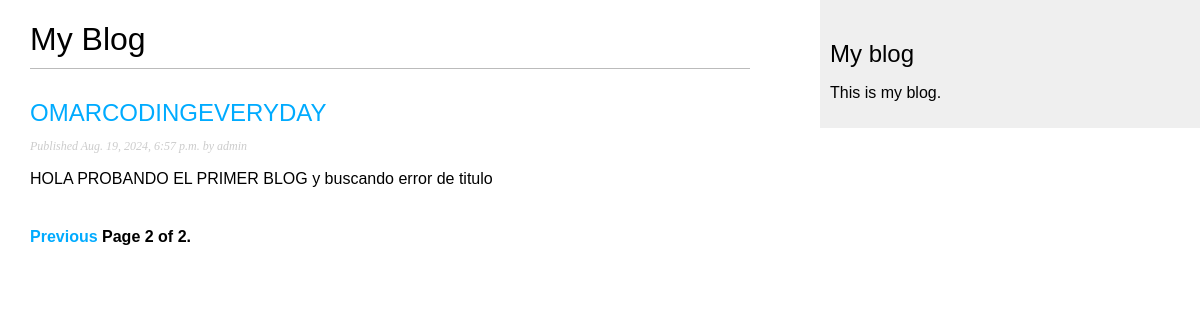
Screenshot of /blog/?page=2 with the database file from the repository.
### blog/models.py (models this page shows, shortened)
class Post(models.Model):
    tags = TaggableManager()
    class Status(models.TextChoices):
        DRAFT = 'DF', 'Draft'
        PUBLISHED = 'PB', 'Published'
    title = models.CharField(max_length=250)
    slug = models.SlugField(
        max_length=250,
        unique_for_date='publish'
    )
    author = models.ForeignKey(
        settings.AUTH_USER_MODEL,
        on_delete=models.CASCADE,
        related_name='blog_posts'
    )
    body = models.TextField()
    publish = models.DateTimeField(default=timezone.now)
    created = models.DateTimeField(auto_now_add=True)
    updated = models.DateTimeField(auto_now=True)
    status = models.CharField(
        max_length=2,
        choices=Status,
        default=Status.DRAFT
    )
    objects = models.Manager()  # The default manager.
    published = PublishedManager()  # Our custom manager.
    class Meta:
        ordering = ['-publish']
        indexes = [
            models.Index(fields=['-publish']),
        ]
    def get_absolute_url(self):
        return reverse(
            'blog:post_detail',
            args=[
                self.publish.year,
                self.publish.month,
                self.publish.day,
                self.slug,
            ],
        )

### blog/views.py (the view)
# urls.py: path('', views.PostListView.as_view(), name='post_list'),
class PostListView(ListView):
    queryset = Post.published.all()
    context_object_name = 'posts'
    paginate_by = 3
    template_name = 'blog/post/list.html'

### blog/templates/blog/post/list.html (shortened to what this page needs)
{% extends "blog/base.html" %}
{% block content %}
  <h1>My Blog</h1>
  {% for post in posts %}
    <h2>
      <a href="{{ post.get_absolute_url }}">
        {{ post.title }}
      </a>
    </h2>
    <p class="date">
      Published {{ post.publish }} by {{ post.author }}
    </p>
    {{ post.body|truncatewords:30|linebreaks }}
  {% endfor %}
  {% include "pagination.html" with page=page_obj %}
{% endblock %}

### blog/static/css/blog.css (style rules this page uses)
body { margin:0; padding:0; font-family:helvetica, sans-serif; }
a { color:#00abff; text-decoration:none; }
h1 { font-weight:normal; border-bottom:1px solid #bbb; padding:0 0 10px 0; }
h2 { font-weight:normal; margin:30px 0 0; }
p.date { color:#ccc; font-family: georgia, serif; font-size: 12px; font-style: italic; }

### rows the page displays
Post: title "OMARCODINGEVERYDAY", publish "Aug. 19, 2024, 6:57 p.m.", author "admin", body "HOLA PROBANDO EL PRIMER BLOG y buscando error de titulo"

### other values shown
{{ page.number }} "2"
{{ page.paginator.num_pages }} "2"
